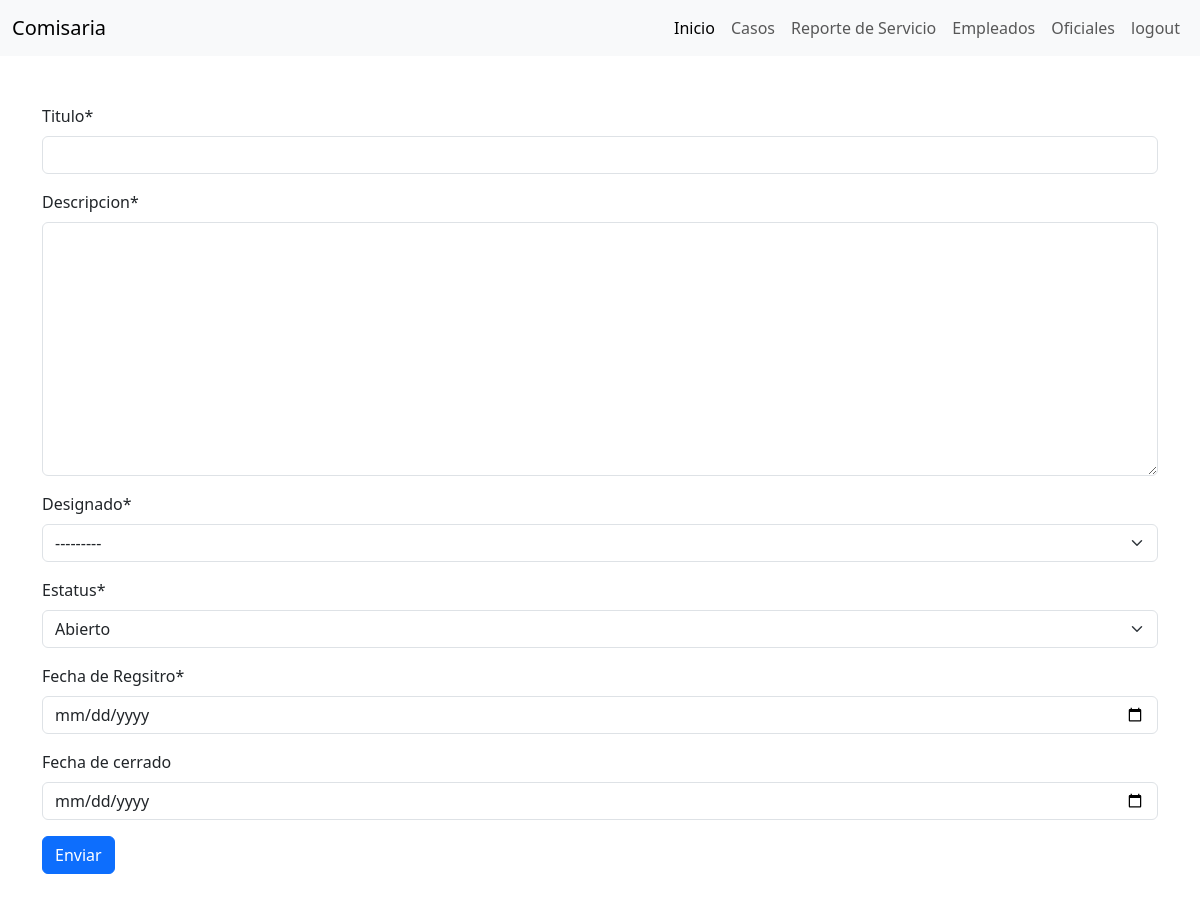
The page /comisaria/caso/crear (signed in) on the database as committed earlier.
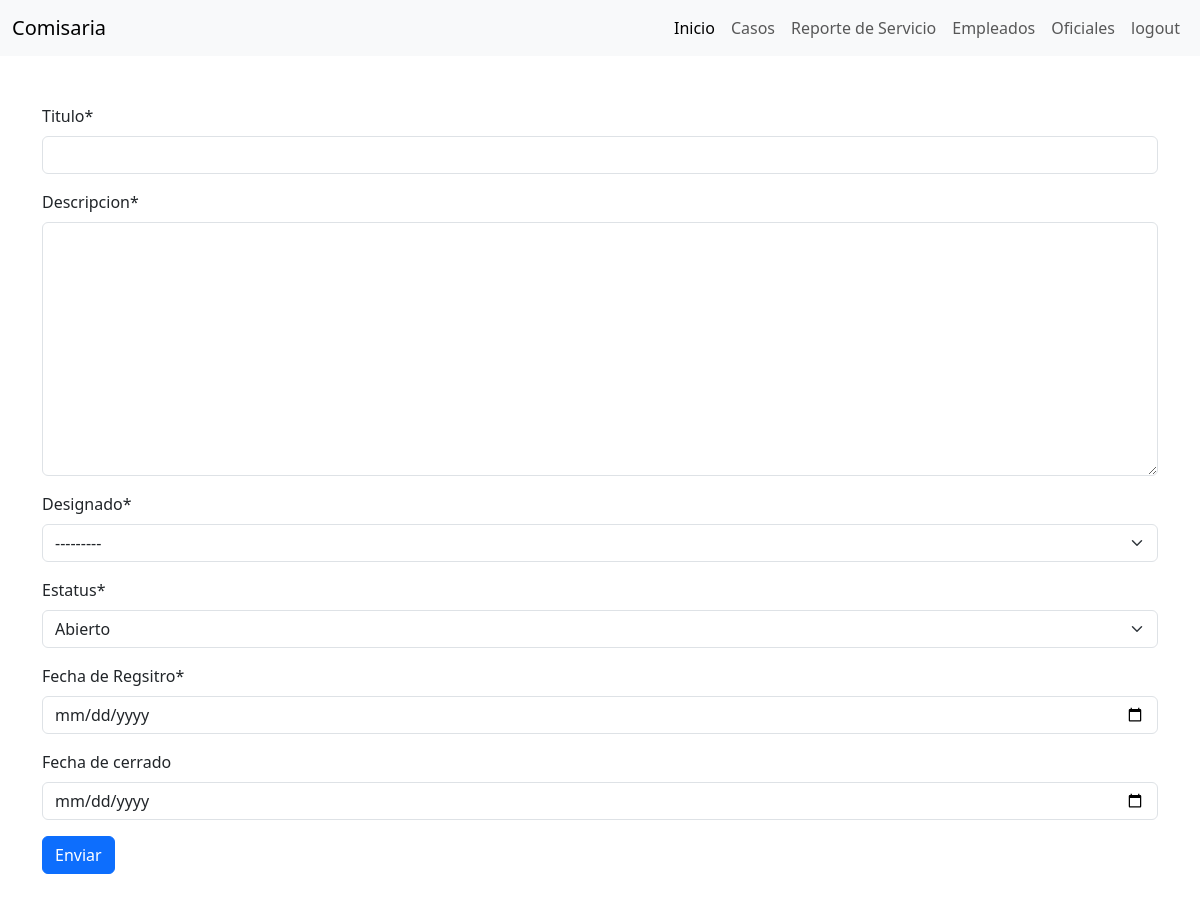
The same page on the database as committed later.
### Comisaria/models.py (models this page shows, shortened)
class oficiales(models.Model):
    class Rango(models.IntegerChoices):
        POLICIA = 1, "Policía"
        INSPECTOR = 2, "Inspector"
        COMISARIO = 3, "Comisario"
    num_placa = models.PositiveIntegerField(default=0,blank=True, verbose_name='Numero de placa')
    id_emp = models.OneToOneField(Empleado, on_delete=models.CASCADE, verbose_name='ID empleado')
    rank = models.IntegerField(choices=Rango.choices, default=Rango.POLICIA, verbose_name='Rango')
    def __str__(self):
        return f'{self.num_placa}'
    class Meta:
        verbose_name = 'Oficial'
        verbose_name_plural = 'Oficiales'

### Comisaria/views.py (the view, shortened to what this page needs)
# urls.py: path( "caso/crear", views.caso_view, name="caso_crear"),
@login_required
def caso_view(request):
    form = CasosForm()
    return render(request, 'comisaria/forms/form.html', {'form': form})

### Comisaria/forms.py
class CasosForm(forms.ModelForm):
    class Meta:
        model = registro_casos
        fields = '__all__'
        widgets = {
            'fecha_inicio': forms.DateInput(attrs={'type': 'date'}),
            'fecha_fin': forms.DateInput(attrs={'type': 'date'}),
        }

### Comisaria/templates/comisaria/forms/form.html (shortened to what this page needs)
{% extends 'comisaria/base.html' %}
{% load crispy_forms_tags %}
{% block contenido %}
<div class="container my-5">
    <form action="" method="post">
        {{ form|crispy }}
        <input type="submit" class="btn btn-primary" value="Enviar">
    </form>
</div>
{% endblock %}

Rows that differ between the two databases and show on the page:
removed oficiales: num_placa "---------"
Other text that changed with them:
form field num_placa: (not shown) → "---------"
